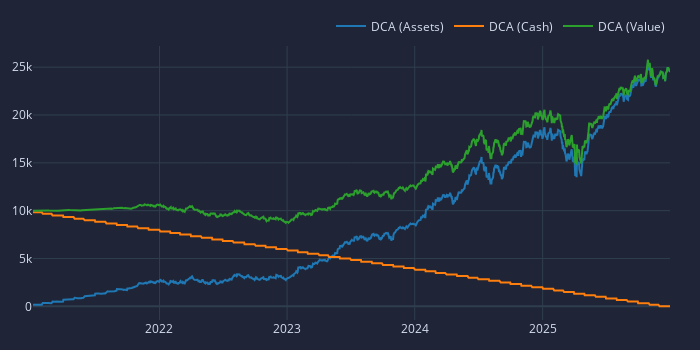

The notebook cell saved with this chart:
### Markdown cell above
## 2b. The "Real" Baseline: Monthly Savings Plan (DCA)

Instead of investing $10k at once, let's invest $1,000 every month.

### Code cell
# Create a mask for the first day of every month
month_mask = ~price.index.to_period('M').duplicated()

# Define size: our initial cash divided by the number of assets
# and divided by the number of months we will be investing
dca_size = np.full_like(price, np.nan)
dca_size[month_mask] = 10000 / len(symbols) / sum(month_mask)

pf_dca = vbt.Portfolio.from_orders(
    price, 
    dca_size, 
    size_type='value', 
    init_cash=10000 / len(symbols),
    fees=0.001,
)

print(f"DCA Total Return: {pf_dca.total_return().mean():.2%}")
# Plot the value growth over time
fig = pf_dca.asset_value().sum(axis=1).vbt.plot(trace_kwargs=dict(name='DCA (Assets)'))
pf_dca.cash().sum(axis=1).vbt.plot(trace_kwargs=dict(name='DCA (Cash)'), fig=fig)
pf_dca.value().sum(axis=1).vbt.plot(trace_kwargs=dict(name='DCA (Value)'), fig=fig)
fig.write_image('dca_value_growth.svg')
fig.show()

### Figure 1 — Plotly figure (JSON) as saved in the notebook; plotly's stock layout.template omitted (floating-point values rounded to 4 significant figures; data arrays with more than 128 entries replaced by an {"elided": "..."} marker saying what was removed)
{"data": [{"name": "DCA (Assets)", "showlegend": true, "type": "scatter", "uid": "b47d5e8b-cce9-43eb-ae2a-777fba8dcab6", "x": {"elided": "1255 str values"}, "y": {"elided": "1255 float values"}}, {"name": "DCA (Cash)", "showlegend": true, "type": "scatter", "uid": "7de5a751-14b2-4070-b195-55b9f62a6d9e", "x": {"elided": "1255 str values"}, "y": {"elided": "1255 float values"}}, {"name": "DCA (Value)", "showlegend": true, "type": "scatter", "uid": "2e940e7b-3f56-4064-b19d-9bb3c991b4dd", "x": {"elided": "1255 str values"}, "y": {"elided": "1255 float values"}}], "layout": {"height": 350, "legend": {"orientation": "h", "traceorder": "normal", "x": 1, "xanchor": "right", "y": 1.02, "yanchor": "bottom"}, "margin": {"b": 30, "l": 30, "r": 30, "t": 30}, "width": 700}}
